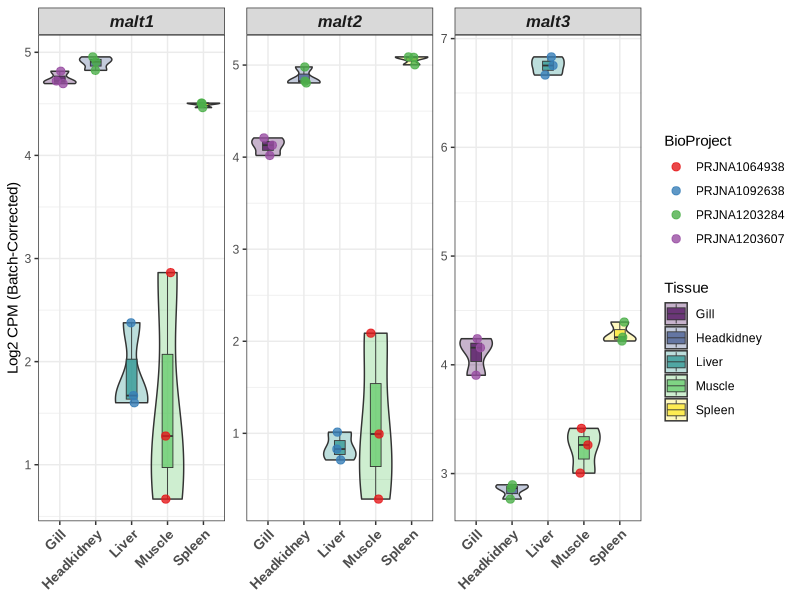
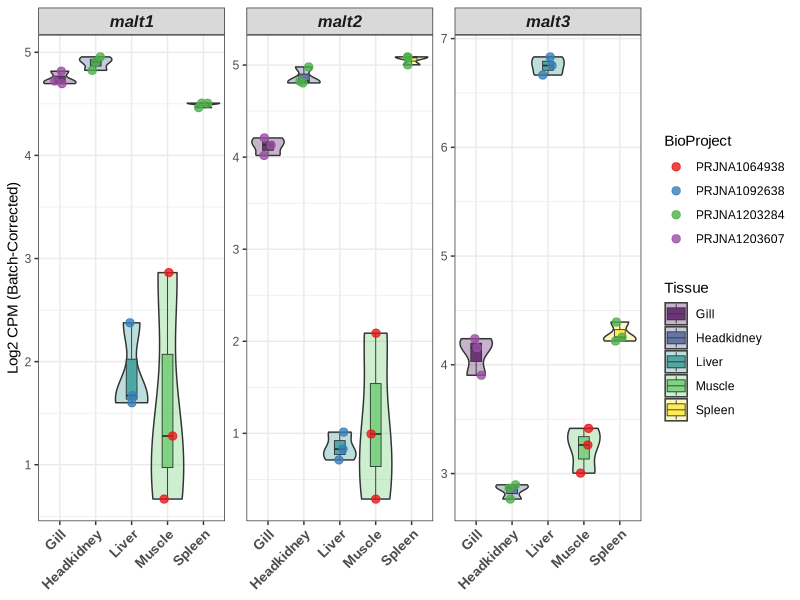

Recreate these plots in R, in order. (Note: this script raises an error after producing the figures.)
## ---- chunk 1
library(edgeR)
library(limma)
library(pheatmap)
library(dplyr)
library(tidyr)
library(ggplot2)
library(readr)
library(viridis)
library(RColorBrewer)
## ---- chunk 2
setwd("/disk3/patil/winpro/I3-NGS-Daten/NGS-Fisch/Akshay/MALT/Bulk_RNASeq")

## ---- chunk 3
# Load data
metadata     <- read.csv("samples_metadata.csv", stringsAsFactors = FALSE)
count_matrix <- read.table("featurecounts/filtered_counts.txt", header = TRUE, row.names = 1, sep = "\t")

## ---- chunk 4
# Keep only samples present in both
common_samples <- intersect(colnames(count_matrix), metadata$Sample)
if (length(common_samples) == 0) stop("No common samples found between count matrix and metadata.")

count_matrix <- count_matrix[, common_samples]
metadata     <- metadata[match(common_samples, metadata$Sample), ]

# Normalization
dge    <- DGEList(counts = count_matrix)
dge    <- calcNormFactors(dge, method = "TMM")
logcpm <- cpm(dge, normalized.lib.sizes = TRUE, log = TRUE)

# Batch correction
batch_info    <- metadata$Bioproject
design_matrix <- model.matrix(~metadata$Tissue)

logcpm_corrected <- tryCatch({
  removeBatchEffect(logcpm, batch = batch_info, design = design_matrix)
}, warning = function(w) {
  suppressWarnings(removeBatchEffect(logcpm, batch = batch_info, design = design_matrix))
}, error = function(e) {
  return(logcpm)
})

## ---- chunk 5
# Keep only samples present in both
common_samples <- intersect(colnames(count_matrix), metadata$Sample)
if (length(common_samples) == 0) stop("No common samples found between count matrix and metadata.")

count_matrix <- count_matrix[, common_samples]
metadata     <- metadata[match(common_samples, metadata$Sample), ]

## ---- chunk 6
# Normalization
dge    <- DGEList(counts = count_matrix)
dge    <- calcNormFactors(dge, method = "TMM")
logcpm <- cpm(dge, normalized.lib.sizes = TRUE, log = TRUE)

## ---- chunk 7
# Batch correction
batch_info    <- metadata$Bioproject
design_matrix <- model.matrix(~metadata$Tissue)

logcpm_corrected <- tryCatch({
  removeBatchEffect(logcpm, batch = batch_info, design = design_matrix)
}, warning = function(w) {
  suppressWarnings(removeBatchEffect(logcpm, batch = batch_info, design = design_matrix))
}, error = function(e) {
  return(logcpm)
})

## ---- chunk 8
# target genes
target_genes <- c("malt1", "malt2", "malt3")

found_genes <- rownames(logcpm_corrected)[tolower(rownames(logcpm_corrected)) %in% tolower(target_genes)]

if (length(found_genes) == 0) {
  found_genes <- grep("^malt[1-3]", rownames(logcpm_corrected), value = TRUE, ignore.case = TRUE)
}

if (length(found_genes) == 0) stop("Target genes not found in the count matrix.")

target_data <- logcpm_corrected[found_genes, , drop = FALSE]

plot_df <- as.data.frame(target_data) %>%
  tibble::rownames_to_column("Gene") %>%
  pivot_longer(cols = -Gene, names_to = "Sample", values_to = "logCPM") %>%
  left_join(metadata, by = "Sample")

font_choice <- "Arial"

## ---- chunk 9
# --- Violin + Boxplot ---
# MALT Gene Expression Across Tissues

p1 <- ggplot(plot_df, aes(x = Tissue, y = logCPM)) +
  geom_violin(aes(fill = Tissue), alpha = 0.3, scale = "width") +
  geom_boxplot(aes(fill = Tissue), alpha = 0.7, width = 0.3,
               outlier.shape = NA, linewidth = 0.3) +
  geom_jitter(aes(color = Bioproject), width = 0.15, size = 2.5, alpha = 0.8) +
  facet_wrap(~ Gene, scales = "free_y", nrow = 1) +
  scale_fill_viridis(discrete = TRUE, option = "D", name = "Tissue") +
  scale_color_brewer(palette = "Set1", name = "BioProject") +
  labs(
    y = "Log2 CPM (Batch-Corrected)", x = NULL
  ) +
  theme_bw(base_family = font_choice) +
  theme(
    strip.text      = element_text(face = "bold.italic", size = 12),
    axis.text.x     = element_text(angle = 45, hjust = 1, size = 10, face = "bold"),
    legend.position = "right"
  )

ggsave("Boxplot_Violin.png", plot = p1, width = 14, height = 7, dpi = 300)

print(p1)

## ---- chunk 10
# Heatmap
p2 <- pheatmap(
  target_data_sorted,
  annotation_col = annotation_sorted,
  annotation_colors = ann_colors,
  annotation_names_col = TRUE,
  color = colorRampPalette(rev(brewer.pal(11, "RdBu")))(200),
  breaks = seq(-2.5, 2.5, length.out = 201),
  cluster_rows = TRUE,
  cluster_cols = TRUE,
  clustering_distance_rows = "euclidean",
  clustering_distance_cols = "euclidean",
  clustering_method = "ward.D2",
  show_colnames = TRUE,
  show_rownames = TRUE,
  fontsize_row = 13,
  fontsize_col = 9,
  angle_col = 45,
  fontsize = 11,
  border_color = "grey92",
  cellwidth = 18,
  cellheight = 30,
  legend = TRUE,
  legend_breaks = c(-2, -1, 0, 1, 2),
  legend_labels = c("-2 (Low)", "-1", "0", "+1", "+2 (High)"),
)


# print to screen
grid::grid.newpage()
grid::grid.draw(p2$gtable)

# save to file
png("Heatmap.png", width = 12, height = 7, units = "in", res = 300)
grid::grid.newpage()
grid::grid.draw(p2$gtable)
dev.off()
## ---- chunk 11
# --- Dot Plot ---

summary_df <- plot_df %>%
  group_by(Tissue, Gene) %>%
  summarise(
    Mean_Expression = mean(logCPM),
    SD_Expression   = sd(logCPM),
    .groups = "drop"
  )

p3 <- ggplot(summary_df, aes(x = Tissue, y = Gene)) +
  geom_point(aes(size = Mean_Expression, fill = Mean_Expression),
             shape = 21, color = "black", stroke = 0.5) +
  scale_fill_viridis(option = "magma", direction = -1, name = "Mean\nLog2 CPM") +
  scale_size(range = c(4, 12), name = "Expression\nLevel") +
  labs(title = "Mean Expression Summary", x = NULL, y = NULL) +
  theme_bw(base_family = font_choice) +
  theme(
    plot.title  = element_text(face = "bold", size = 14, hjust = 0.5),
    axis.text.x = element_text(angle = 45, hjust = 1, size = 11, face = "bold"),
    axis.text.y = element_text(face = "bold.italic", size = 12),
    legend.box  = "vertical"
  )


print(p3)

ggsave("Dotplot.png", plot = p3, width = 9, height = 6, dpi = 300)

## ---- chunk 12
sessionInfo()
